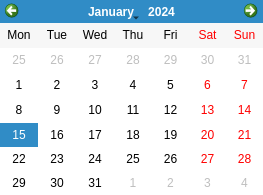
<ui version="4.0" >
 <class>CalendarDialogBase</class>
 <widget class="QDialog" name="CalendarDialogBase" >
  <property name="geometry" >
   <rect>
    <x>0</x>
    <y>0</y>
    <width>263</width>
    <height>195</height>
   </rect>
  </property>
  <property name="palette" >
   <palette>
    <active>
     <colorrole role="Base" >
      <brush brushstyle="SolidPattern" >
       <color alpha="255" >
        <red>255</red>
        <green>255</green>
        <blue>255</blue>
       </color>
      </brush>
     </colorrole>
     <colorrole role="Window" >
      <brush brushstyle="SolidPattern" >
       <color alpha="255" >
        <red>255</red>
        <green>255</green>
        <blue>204</blue>
       </color>
      </brush>
     </colorrole>
    </active>
    <inactive>
     <colorrole role="Base" >
      <brush brushstyle="SolidPattern" >
       <color alpha="255" >
        <red>255</red>
        <green>255</green>
        <blue>255</blue>
       </color>
      </brush>
     </colorrole>
     <colorrole role="Window" >
      <brush brushstyle="SolidPattern" >
       <color alpha="255" >
        <red>255</red>
        <green>255</green>
        <blue>204</blue>
       </color>
      </brush>
     </colorrole>
    </inactive>
    <disabled>
     <colorrole role="Base" >
      <brush brushstyle="SolidPattern" >
       <color alpha="255" >
        <red>255</red>
        <green>255</green>
        <blue>204</blue>
       </color>
      </brush>
     </colorrole>
     <colorrole role="Window" >
      <brush brushstyle="SolidPattern" >
       <color alpha="255" >
        <red>255</red>
        <green>255</green>
        <blue>204</blue>
       </color>
      </brush>
     </colorrole>
    </disabled>
   </palette>
  </property>
  <property name="windowTitle" >
   <string>Pick date...</string>
  </property>
  <property name="windowIcon">
   <iconset resource="gex.qrc">
    <normaloff>:/gex/icons/gex_application_48x48.png</normaloff>:/gex/icons/gex_application_48x48.png</iconset>
  </property>
  <layout class="QGridLayout" name="gridLayout" >
   <property name="margin" >
    <number>0</number>
   </property>
   <property name="spacing" >
    <number>0</number>
   </property>
   <item row="0" column="0" >
    <widget class="QCalendarWidget" name="calendarWidget" >
     <property name="gridVisible" >
      <bool>false</bool>
     </property>
     <property name="verticalHeaderFormat" >
      <enum>QCalendarWidget::NoVerticalHeader</enum>
     </property>
     <property name="navigationBarVisible" >
      <bool>true</bool>
     </property>
     <property name="dateEditEnabled" >
      <bool>false</bool>
     </property>
    </widget>
   </item>
  </layout>
 </widget>
 <layoutdefault spacing="6" margin="11" />
 <resources>
  <include location="gex.qrc" />
 </resources>
 <connections/>
</ui>
